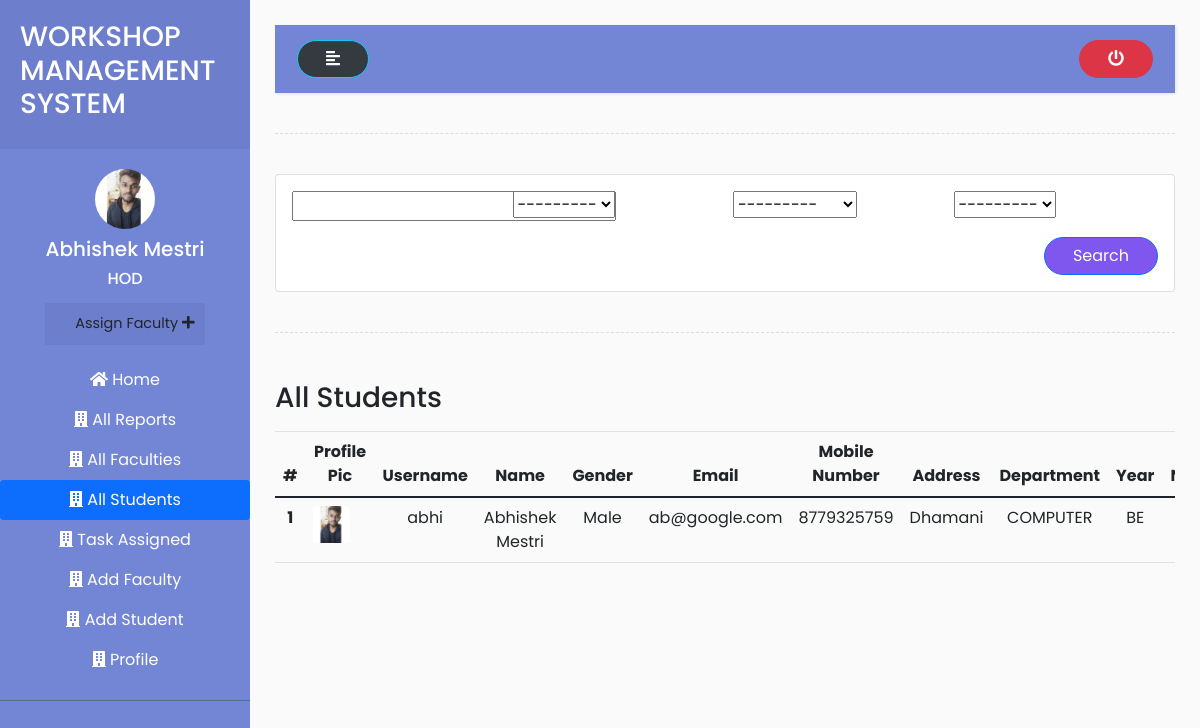
The page /hod/students/ (signed in) on the database its author committed.
### accounts/models.py (models this page shows, shortened)
class User(AbstractUser):
    is_hod = models.BooleanField(default=False)
    is_faculty = models.BooleanField(default=False)
    is_student = models.BooleanField(default=False)

class HOD(models.Model):
    user = models.OneToOneField(User, on_delete = models.CASCADE, primary_key = True)
    middle_name = models.CharField (max_length=50)
    phone_number = models.CharField(max_length=20)
    profile_pic = models.ImageField( upload_to='HOD/profile_pic/')
    address = models.CharField(max_length=200)
    gender = (
        ('Male','Male'),
        ('Female','Female')
    )
    sex = models.CharField(choices=gender, max_length=50)
    branches =  (
        ('COMPUTER','COMPUTER'),
        ('EXTC','EXTC'),
        ('MECHANICAL','MECHANICAL'),
        ('AUTOMOBILE','AUTOMOBILE')
    )
    branch = models.CharField( choices = branches, max_length=50)
    joined_at = models.DateField( auto_now=False,null=True,blank=True)
    qualification = models.CharField( max_length=500)
    class Meta:
        verbose_name_plural = 'HODs'

class Student(models.Model):
    user = models.OneToOneField(User, on_delete = models.CASCADE, primary_key = True)
    middle_name = models.CharField (max_length=50)
    phone_number = models.CharField(max_length=20)
    profile_pic = models.ImageField( upload_to='Student/profile_pic/')
    address = models.CharField(max_length=200)
    gender = (
        ('Male','Male'),
        ('Female','Female')
    )
    sex = models.CharField(choices=gender, max_length=50)
    branches =  (
        ('COMPUTER','COMPUTER'),
        ('EXTC','EXTC'),
        ('MECHANICAL','MECHANICAL'),
        ('AUTOMOBILE','AUTOMOBILE')
    )
    branch = models.CharField( choices = branches, max_length=50)
    roll_number = models.IntegerField(blank=True,null=True)
    years = (
        ('FE','FE'),
        ('SE','SE'),
        ('TE','TE'),
        ('BE','BE')
    )
    year = models.CharField(choices=years, max_length=50)
    class Meta:
        verbose_name_plural = 'Students'

### accounts/views.py (the view)
# urls.py: path('hod/students/',views.students,name="students"),
@login_required(login_url='login')
def students(request):
    students = Student.objects.all()
    filter = StudentFilter(request.GET, queryset=Student.objects.all())
    students = filter.qs
    context = {
    'students' : students,
    'filter':filter
    }
    return render(request,'../templates/hod/students.html',context)

### accounts/templates/hod/students.html (shortened to what this page needs)
{% extends 'base.html' %}
{% load static %}
{% load bootstrap %}
{% block content %}
<div class="wrapper">
  <nav id="sidebar">
    <div class="sidebar-header">
      <h3>WORKSHOP MANAGEMENT SYSTEM</h3>
    </div>
    <ul class="list-unstyled components">
      <div class="d-flex flex-column justify-content-center text-center ">
        {% if request.user.hod.profile_pic %}
        <a href="{% url 'profile' %}">
          <img src="{{request.user.hod.profile_pic.url}}" class="img-fluid rounded-circle mx-auto mb-2" width="60px"
            alt="">
        </a> {% else %}
        <img src="{% static 'img/profile.png' %}" class="img-fluid rounded-circle mx-auto mb-2" width="60px" alt="">
        {% endif %}
        <h5>{{request.user.first_name}} {{request.user.last_name}}</h5>
        <h6>HOD</h6>
        <ul class="list-unstyled ">
          <li>
            <button type="button" class="btn">
              <a href="{% url 'assign_task' %}">Assign Faculty
                <i class="fas fa-plus"></i>
              </a>
            </button>
          </li>
        </ul>
      </div>
      <div class="nav flex-column nav-pills text-center mt-2" aria-orientation="vertical">
        <a class="nav-link" href="{% url 'hod_home' %}"><i class="fas fa-home"></i> Home</a>
        <a class="nav-link" href="{% url 'all_reports' %}"><i class="fas fa-building"></i> All
          Reports</a>
        <a class="nav-link " href="{% url 'faculties' %}"><i class="fas fa-building"></i> All Faculties</a>
        <a class="nav-link active " href="{% url 'students' %}"><i class="fas fa-building"></i> All Students</a>
        <a class="nav-link " href="{% url 'task_assigned' %}"><i class="fas fa-building"></i> Task Assigned</a>
        <a class="nav-link " href="{% url 'add_faculty' %}"><i class="fas fa-building"></i> Add Faculty</a>
        <a class="nav-link " href="{% url 'add_student' %}"><i class="fas fa-building"></i> Add Student</a>
        <a class="nav-link " href="{% url 'profile' %}"><i class="fas fa-building"></i> Profile</a>
      </div>
    </ul>
  </nav>
  <div id="content">
    <nav class="navbar navbar-expand-lg " style="background-color: #7386D5;">
      <div class="container-fluid">
        <button type="button" id="sidebarCollapse" class="btn text-light bg-dark btn-info">
          <i class="fas fa-align-left"></i>
        </button>
        <a href="{% url 'logout' %}">
          <button type="button" class="btn btn-danger">
            <i class="fas fa-power-off"></i>
          </button>
        </a>
      </div>
    </nav>
    <div class="line"></div>
    <div class="row">
      <div class="col">
        <div class="card card-body">
          <form method="GET" class="row g-3">
            <div class="col-sm-3">
              {{filter.form.middle_name|bootstrap}}
            </div>
            <div class="col-sm-3">
              {{filter.form.year|bootstrap}}
            </div>
            <div class="col-sm-3">
              {{filter.form.branch|bootstrap}}
            </div>
            <div class="col-sm-3">
              {{filter.form.sex|bootstrap}}
            </div>
            <div class="col-sm-12">
              <button type="submit" class=" float-right btn btn-primary">Search</button>
            </div>
          </form>
        </div>
      </div>
    </div>
    <div class="line"></div>
    <div class="row">
      <div class="col-md-12">
        <div class="d-flex justify-content-between py-2">
          <h3>All Students</h3>
        </div>
        {% if students %}
        <div class="table-responsive">
          <table class="table">
            <thead class="text-center">
              <tr>
                <th scope="col">#</th>
                <th scope="col">Profile Pic</th>
                <th scope="col">Username</th>
                <th scope="col">Name</th>
                <th scope="col">Gender</th>
                <th scope="col">Email</th>
                <th scope="col">Mobile Number</th>
                <th scope="col">Address</th>
                <th scope="col">Department</th>
                <th scope="col">Year</th>
                <th scope="col">Roll Number</th>
              </tr>
            </thead>
            <tbody class="text-center">
              {% for student in students %}
              <tr>
                <th scope="row"> {{forloop.counter}} </th>
                {% if student.profile_pic %}
                <td><img src="{{student.profile_pic.url}}" alt="pp" width="37" height="37" class="rounded mr-3"
                    loading="lazy"></td>
                {% else %}
                <td><img src="{% static 'img/profile.png' %}" alt="pp" width="37" height="37" class="rounded mr-3"
                    loading="lazy"></td>
                {% endif %}
                <td>{{student.user.username}}</td>
                <td>{{student.user.first_name}} {{student.user.last_name}}</td>
                <td>{{student.sex}}</td>
                <td>{{student.user.email}}</td>
                <td>{{student.phone_number}}</td>
                <td>{{student.address}}</td>
                <td>{{student.branch}}</td>
                <td>{{student.year}}</td>
                <td>{{student.roll_number}}</td>
              </tr>
              {% endfor %}
            </tbody>
          </table>
        </div>
        {% else %}
                        <h2 class="text-center my-5">Students Not Found !</h2>
        {% endif %}
      </div>
    </div>
  </div>
</div>
{% endblock content %}

### accounts/static/css/style2.css (style rules this page uses)
body { font-family: 'Poppins', sans-serif; background: #fafafa; }
a, a:hover, a:focus { color: inherit; text-decoration: none; transition: all 0.3s; }
.navbar { padding: 15px 10px; background: #fff; border: none; border-radius: 0; margin-bottom: 40px; box-shadow: 1px 1px 3px rgba(0, 0, 0, 0.1); }
.line { width: 100%; height: 1px; border-bottom: 1px dashed #ddd; margin: 40px 0; }
.wrapper { display: flex; width: 100%; }
#sidebar { width: 250px; position: fixed; top: 0; left: 0; height: 100vh; z-index: 999; background: #7386D5; color: #fff; transition: all 0.3s; }
#sidebar .sidebar-header { padding: 20px; background: #6d7fcc; }
#sidebar ul.components { padding: 20px 0; border-bottom: 1px solid #47748b; }
#sidebar ul li a { padding: 10px; font-size: 1.1em; display: block; }
ul ul a { font-size: 0.9em !important; padding-left: 30px !important; background: #6d7fcc; }
#content { width: calc(100% - 250px); padding: 25px; min-height: 100vh; transition: all 0.3s; position: absolute; top: 0; right: 0; }

### rows shown on the page
User: user.hod.profile_pic (picture), user.first_name "Abhishek", user.last_name "Mestri"
Student: profile_pic (picture), user.username "abhi", user.first_name "Abhishek", user.last_name "Mestri", sex "Male", user.email "ab@google.com", phone_number "8779325759", address "Dhamani", branch "COMPUTER", year "BE"
